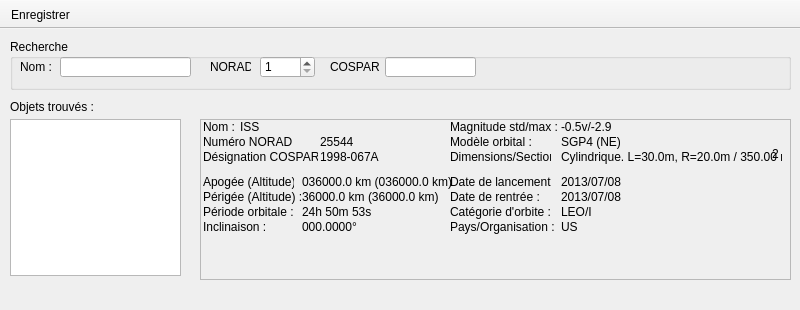
<?xml version="1.0" encoding="UTF-8"?>
<ui version="4.0">
 <class>Informations</class>
 <widget class="QMainWindow" name="Informations">
  <property name="geometry">
   <rect>
    <x>0</x>
    <y>0</y>
    <width>800</width>
    <height>310</height>
   </rect>
  </property>
  <property name="minimumSize">
   <size>
    <width>800</width>
    <height>310</height>
   </size>
  </property>
  <property name="maximumSize">
   <size>
    <width>800</width>
    <height>310</height>
   </size>
  </property>
  <property name="windowTitle">
   <string>Informations satellite</string>
  </property>
  <property name="windowIcon">
   <iconset resource="resources.qrc">
    <normaloff>:/resources/icone.ico</normaloff>:/resources/icone.ico</iconset>
  </property>
  <widget class="QWidget" name="centralwidget">
   <widget class="QGroupBox" name="grp_recherche">
    <property name="geometry">
     <rect>
      <x>10</x>
      <y>10</y>
      <width>781</width>
      <height>51</height>
     </rect>
    </property>
    <property name="title">
     <string>Recherche</string>
    </property>
    <property name="flat">
     <bool>true</bool>
    </property>
    <widget class="QLineEdit" name="nom">
     <property name="geometry">
      <rect>
       <x>50</x>
       <y>18</y>
       <width>131</width>
       <height>20</height>
      </rect>
     </property>
     <property name="font">
      <font/>
     </property>
     <property name="toolTip">
      <string>Entrez au minimum 3 lettres du nom de l'objet</string>
     </property>
     <property name="inputMask">
      <string/>
     </property>
     <property name="text">
      <string/>
     </property>
    </widget>
    <widget class="QLabel" name="lbl_nom">
     <property name="geometry">
      <rect>
       <x>10</x>
       <y>20</y>
       <width>41</width>
       <height>16</height>
      </rect>
     </property>
     <property name="text">
      <string>Nom :</string>
     </property>
    </widget>
    <widget class="QLabel" name="lbl_norad">
     <property name="geometry">
      <rect>
       <x>200</x>
       <y>20</y>
       <width>41</width>
       <height>16</height>
      </rect>
     </property>
     <property name="text">
      <string>NORAD :</string>
     </property>
    </widget>
    <widget class="QLineEdit" name="cospar">
     <property name="geometry">
      <rect>
       <x>375</x>
       <y>18</y>
       <width>91</width>
       <height>20</height>
      </rect>
     </property>
     <property name="font">
      <font/>
     </property>
     <property name="inputMask">
      <string/>
     </property>
     <property name="text">
      <string/>
     </property>
    </widget>
    <widget class="QLabel" name="lbl_cospar">
     <property name="geometry">
      <rect>
       <x>320</x>
       <y>20</y>
       <width>51</width>
       <height>16</height>
      </rect>
     </property>
     <property name="text">
      <string>COSPAR :</string>
     </property>
    </widget>
    <widget class="QSpinBox" name="norad">
     <property name="geometry">
      <rect>
       <x>250</x>
       <y>17</y>
       <width>55</width>
       <height>22</height>
      </rect>
     </property>
     <property name="font">
      <font/>
     </property>
     <property name="minimum">
      <number>1</number>
     </property>
     <property name="maximum">
      <number>99999</number>
     </property>
    </widget>
   </widget>
   <widget class="QLabel" name="lbl_satellitesTrouves">
    <property name="geometry">
     <rect>
      <x>10</x>
      <y>70</y>
      <width>101</width>
      <height>16</height>
     </rect>
    </property>
    <property name="text">
     <string>Objets trouvés :</string>
    </property>
   </widget>
   <widget class="QListWidget" name="satellitesTrouves">
    <property name="geometry">
     <rect>
      <x>10</x>
      <y>90</y>
      <width>171</width>
      <height>157</height>
     </rect>
    </property>
    <property name="font">
     <font/>
    </property>
    <property name="mouseTracking">
     <bool>true</bool>
    </property>
    <property name="contextMenuPolicy">
     <enum>Qt::CustomContextMenu</enum>
    </property>
    <property name="horizontalScrollBarPolicy">
     <enum>Qt::ScrollBarAlwaysOff</enum>
    </property>
   </widget>
   <widget class="QFrame" name="frameResultats">
    <property name="geometry">
     <rect>
      <x>200</x>
      <y>90</y>
      <width>591</width>
      <height>161</height>
     </rect>
    </property>
    <property name="frameShape">
     <enum>QFrame::StyledPanel</enum>
    </property>
    <property name="frameShadow">
     <enum>QFrame::Raised</enum>
    </property>
    <widget class="QLabel" name="lbl_nomsat">
     <property name="geometry">
      <rect>
       <x>3</x>
       <y>0</y>
       <width>35</width>
       <height>16</height>
      </rect>
     </property>
     <property name="text">
      <string>Nom :</string>
     </property>
    </widget>
    <widget class="QLabel" name="nomsat">
     <property name="geometry">
      <rect>
       <x>40</x>
       <y>0</y>
       <width>201</width>
       <height>16</height>
      </rect>
     </property>
     <property name="text">
      <string>ISS</string>
     </property>
    </widget>
    <widget class="QLabel" name="desigCospar">
     <property name="geometry">
      <rect>
       <x>120</x>
       <y>30</y>
       <width>61</width>
       <height>16</height>
      </rect>
     </property>
     <property name="font">
      <font/>
     </property>
     <property name="mouseTracking">
      <bool>true</bool>
     </property>
     <property name="text">
      <string>1998-067A</string>
     </property>
    </widget>
    <widget class="QLabel" name="lbl_desigCospar">
     <property name="geometry">
      <rect>
       <x>3</x>
       <y>30</y>
       <width>115</width>
       <height>16</height>
      </rect>
     </property>
     <property name="font">
      <font/>
     </property>
     <property name="mouseTracking">
      <bool>true</bool>
     </property>
     <property name="text">
      <string>Désignation COSPAR :</string>
     </property>
    </widget>
    <widget class="QLabel" name="lbl_numNorad">
     <property name="geometry">
      <rect>
       <x>3</x>
       <y>15</y>
       <width>91</width>
       <height>16</height>
      </rect>
     </property>
     <property name="font">
      <font/>
     </property>
     <property name="mouseTracking">
      <bool>true</bool>
     </property>
     <property name="text">
      <string>Numéro NORAD :</string>
     </property>
    </widget>
    <widget class="QLabel" name="numNorad">
     <property name="geometry">
      <rect>
       <x>120</x>
       <y>15</y>
       <width>37</width>
       <height>16</height>
      </rect>
     </property>
     <property name="font">
      <font/>
     </property>
     <property name="mouseTracking">
      <bool>true</bool>
     </property>
     <property name="text">
      <string>25544</string>
     </property>
    </widget>
    <widget class="QLabel" name="categorieOrbite">
     <property name="geometry">
      <rect>
       <x>361</x>
       <y>85</y>
       <width>71</width>
       <height>16</height>
      </rect>
     </property>
     <property name="font">
      <font/>
     </property>
     <property name="text">
      <string>LEO/I</string>
     </property>
    </widget>
    <widget class="QLabel" name="dateLancement">
     <property name="geometry">
      <rect>
       <x>361</x>
       <y>55</y>
       <width>71</width>
       <height>16</height>
      </rect>
     </property>
     <property name="font">
      <font/>
     </property>
     <property name="text">
      <string>2013/07/08</string>
     </property>
    </widget>
    <widget class="QLabel" name="pays">
     <property name="geometry">
      <rect>
       <x>361</x>
       <y>100</y>
       <width>71</width>
       <height>16</height>
      </rect>
     </property>
     <property name="font">
      <font/>
     </property>
     <property name="text">
      <string>US</string>
     </property>
    </widget>
    <widget class="QLabel" name="lbl_pays">
     <property name="geometry">
      <rect>
       <x>250</x>
       <y>100</y>
       <width>112</width>
       <height>16</height>
      </rect>
     </property>
     <property name="font">
      <font/>
     </property>
     <property name="text">
      <string>Pays/Organisation :</string>
     </property>
    </widget>
    <widget class="QLabel" name="lbl_dateLancement">
     <property name="geometry">
      <rect>
       <x>250</x>
       <y>55</y>
       <width>102</width>
       <height>16</height>
      </rect>
     </property>
     <property name="font">
      <font/>
     </property>
     <property name="text">
      <string>Date de lancement :</string>
     </property>
    </widget>
    <widget class="QLabel" name="lbl_categorieOrbite">
     <property name="geometry">
      <rect>
       <x>250</x>
       <y>85</y>
       <width>102</width>
       <height>16</height>
      </rect>
     </property>
     <property name="font">
      <font/>
     </property>
     <property name="text">
      <string>Catégorie d'orbite :</string>
     </property>
    </widget>
    <widget class="QLabel" name="lbl_inclinaison">
     <property name="geometry">
      <rect>
       <x>3</x>
       <y>100</y>
       <width>67</width>
       <height>16</height>
      </rect>
     </property>
     <property name="font">
      <font/>
     </property>
     <property name="mouseTracking">
      <bool>true</bool>
     </property>
     <property name="text">
      <string>Inclinaison :</string>
     </property>
    </widget>
    <widget class="QLabel" name="inclinaison">
     <property name="geometry">
      <rect>
       <x>102</x>
       <y>100</y>
       <width>55</width>
       <height>16</height>
      </rect>
     </property>
     <property name="font">
      <font/>
     </property>
     <property name="mouseTracking">
      <bool>true</bool>
     </property>
     <property name="text">
      <string>000.0000°</string>
     </property>
    </widget>
    <widget class="QLabel" name="lbl_modele">
     <property name="geometry">
      <rect>
       <x>250</x>
       <y>15</y>
       <width>101</width>
       <height>16</height>
      </rect>
     </property>
     <property name="font">
      <font/>
     </property>
     <property name="mouseTracking">
      <bool>true</bool>
     </property>
     <property name="text">
      <string>Modèle orbital :</string>
     </property>
    </widget>
    <widget class="QLabel" name="modele">
     <property name="geometry">
      <rect>
       <x>361</x>
       <y>15</y>
       <width>121</width>
       <height>16</height>
      </rect>
     </property>
     <property name="font">
      <font/>
     </property>
     <property name="mouseTracking">
      <bool>true</bool>
     </property>
     <property name="text">
      <string>SGP4 (NE)</string>
     </property>
    </widget>
    <widget class="QLabel" name="dimensions">
     <property name="geometry">
      <rect>
       <x>361</x>
       <y>30</y>
       <width>221</width>
       <height>16</height>
      </rect>
     </property>
     <property name="font">
      <font/>
     </property>
     <property name="mouseTracking">
      <bool>true</bool>
     </property>
     <property name="text">
      <string>Cylindrique. L=30.0m, R=20.0m / 350.00 m</string>
     </property>
    </widget>
    <widget class="QLabel" name="magnitudeStdMax">
     <property name="geometry">
      <rect>
       <x>361</x>
       <y>0</y>
       <width>71</width>
       <height>16</height>
      </rect>
     </property>
     <property name="font">
      <font/>
     </property>
     <property name="mouseTracking">
      <bool>true</bool>
     </property>
     <property name="text">
      <string>-0.5v/-2.9</string>
     </property>
    </widget>
    <widget class="QLabel" name="lbl_magnitudeStdMax">
     <property name="geometry">
      <rect>
       <x>250</x>
       <y>0</y>
       <width>109</width>
       <height>16</height>
      </rect>
     </property>
     <property name="font">
      <font/>
     </property>
     <property name="mouseTracking">
      <bool>true</bool>
     </property>
     <property name="text">
      <string>Magnitude std/max :</string>
     </property>
    </widget>
    <widget class="QLabel" name="lbl_dimensions">
     <property name="geometry">
      <rect>
       <x>250</x>
       <y>30</y>
       <width>101</width>
       <height>16</height>
      </rect>
     </property>
     <property name="font">
      <font/>
     </property>
     <property name="mouseTracking">
      <bool>true</bool>
     </property>
     <property name="text">
      <string>Dimensions/Section :</string>
     </property>
    </widget>
    <widget class="QLabel" name="lbl_periode">
     <property name="geometry">
      <rect>
       <x>3</x>
       <y>85</y>
       <width>91</width>
       <height>16</height>
      </rect>
     </property>
     <property name="font">
      <font/>
     </property>
     <property name="text">
      <string>Période orbitale :</string>
     </property>
    </widget>
    <widget class="QLabel" name="periode">
     <property name="geometry">
      <rect>
       <x>102</x>
       <y>85</y>
       <width>70</width>
       <height>16</height>
      </rect>
     </property>
     <property name="font">
      <font/>
     </property>
     <property name="text">
      <string>24h 50m 53s</string>
     </property>
     <property name="alignment">
      <set>Qt::AlignLeading|Qt::AlignLeft|Qt::AlignVCenter</set>
     </property>
    </widget>
    <widget class="QLabel" name="lbl_perigee">
     <property name="geometry">
      <rect>
       <x>3</x>
       <y>70</y>
       <width>101</width>
       <height>16</height>
      </rect>
     </property>
     <property name="font">
      <font/>
     </property>
     <property name="text">
      <string>Périgée (Altitude) :</string>
     </property>
    </widget>
    <widget class="QLabel" name="lbl_apogee">
     <property name="geometry">
      <rect>
       <x>3</x>
       <y>55</y>
       <width>91</width>
       <height>16</height>
      </rect>
     </property>
     <property name="font">
      <font/>
     </property>
     <property name="text">
      <string>Apogée (Altitude) :</string>
     </property>
    </widget>
    <widget class="QLabel" name="apogee">
     <property name="geometry">
      <rect>
       <x>102</x>
       <y>55</y>
       <width>151</width>
       <height>16</height>
      </rect>
     </property>
     <property name="font">
      <font/>
     </property>
     <property name="text">
      <string>036000.0 km (036000.0 km)</string>
     </property>
     <property name="alignment">
      <set>Qt::AlignLeading|Qt::AlignLeft|Qt::AlignVCenter</set>
     </property>
    </widget>
    <widget class="QLabel" name="perigee">
     <property name="geometry">
      <rect>
       <x>102</x>
       <y>70</y>
       <width>151</width>
       <height>16</height>
      </rect>
     </property>
     <property name="font">
      <font/>
     </property>
     <property name="text">
      <string>36000.0 km (36000.0 km)</string>
     </property>
     <property name="alignment">
      <set>Qt::AlignLeading|Qt::AlignLeft|Qt::AlignVCenter</set>
     </property>
    </widget>
    <widget class="QLabel" name="sq">
     <property name="geometry">
      <rect>
       <x>572</x>
       <y>27</y>
       <width>16</width>
       <height>16</height>
      </rect>
     </property>
     <property name="font">
      <font/>
     </property>
     <property name="mouseTracking">
      <bool>true</bool>
     </property>
     <property name="text">
      <string>2</string>
     </property>
    </widget>
    <widget class="QLabel" name="dateRentree">
     <property name="geometry">
      <rect>
       <x>361</x>
       <y>70</y>
       <width>71</width>
       <height>16</height>
      </rect>
     </property>
     <property name="font">
      <font/>
     </property>
     <property name="text">
      <string>2013/07/08</string>
     </property>
    </widget>
    <widget class="QLabel" name="lbl_dateRentree">
     <property name="geometry">
      <rect>
       <x>250</x>
       <y>70</y>
       <width>102</width>
       <height>16</height>
      </rect>
     </property>
     <property name="font">
      <font/>
     </property>
     <property name="text">
      <string>Date de rentrée :</string>
     </property>
    </widget>
   </widget>
  </widget>
  <widget class="QToolBar" name="barreOutils">
   <property name="windowTitle">
    <string/>
   </property>
   <property name="movable">
    <bool>false</bool>
   </property>
   <property name="toolButtonStyle">
    <enum>Qt::ToolButtonTextUnderIcon</enum>
   </property>
   <property name="floatable">
    <bool>false</bool>
   </property>
   <attribute name="toolBarArea">
    <enum>TopToolBarArea</enum>
   </attribute>
   <attribute name="toolBarBreak">
    <bool>false</bool>
   </attribute>
   <addaction name="actionEnregistrer"/>
  </widget>
  <action name="actionEnregistrer">
   <property name="text">
    <string>Enregistrer</string>
   </property>
   <property name="toolTip">
    <string>Enregistrer</string>
   </property>
   <property name="shortcut">
    <string notr="true">Ctrl+S</string>
   </property>
  </action>
 </widget>
 <resources>
  <include location="resources.qrc"/>
 </resources>
 <connections/>
</ui>
